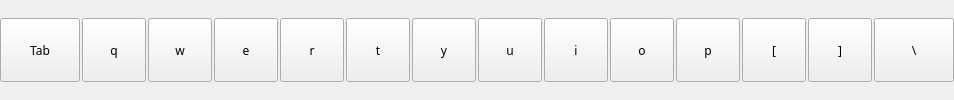
                    <widget class="QWidget" name="row1_2" native="true">
                     <property name="sizePolicy">
                      <sizepolicy hsizetype="Minimum" vsizetype="Minimum">
                       <horstretch>0</horstretch>
                       <verstretch>0</verstretch>
                      </sizepolicy>
                     </property>
                     <property name="minimumSize">
                      <size>
                       <width>0</width>
                       <height>0</height>
                      </size>
                     </property>
                     <layout class="QHBoxLayout" name="horizontalLayout_16">
                      <property name="spacing">
                       <number>2</number>
                      </property>
                      <property name="leftMargin">
                       <number>0</number>
                      </property>
                      <property name="topMargin">
                       <number>0</number>
                      </property>
                      <property name="rightMargin">
                       <number>0</number>
                      </property>
                      <property name="bottomMargin">
                       <number>0</number>
                      </property>
                      <item>
                       <widget class="QPushButton" name="pushButton_16">
                        <property name="sizePolicy">
                         <sizepolicy hsizetype="Minimum" vsizetype="Minimum">
                          <horstretch>0</horstretch>
                          <verstretch>0</verstretch>
                         </sizepolicy>
                        </property>
                        <property name="minimumSize">
                         <size>
                          <width>64</width>
                          <height>64</height>
                         </size>
                        </property>
                        <property name="maximumSize">
                         <size>
                          <width>96</width>
                          <height>64</height>
                         </size>
                        </property>
                        <property name="font">
                         <font>
                          <family>TF2 Build</family>
                          <weight>50</weight>
                          <italic>false</italic>
                          <bold>false</bold>
                          <stylestrategy>PreferDefault</stylestrategy>
                         </font>
                        </property>
                        <property name="cursor">
                         <cursorShape>PointingHandCursor</cursorShape>
                        </property>
                        <property name="text">
                         <string>Tab</string>
                        </property>
                        <property name="autoRepeat">
                         <bool>false</bool>
                        </property>
                       </widget>
                      </item>
                      <item>
                       <widget class="QPushButton" name="pushButton_116">
                        <property name="sizePolicy">
                         <sizepolicy hsizetype="Minimum" vsizetype="Minimum">
                          <horstretch>0</horstretch>
                          <verstretch>0</verstretch>
                         </sizepolicy>
                        </property>
                        <property name="minimumSize">
                         <size>
                          <width>64</width>
                          <height>64</height>
                         </size>
                        </property>
                        <property name="maximumSize">
                         <size>
                          <width>64</width>
                          <height>64</height>
                         </size>
                        </property>
                        <property name="font">
                         <font>
                          <family>TF2 Build</family>
                          <weight>50</weight>
                          <italic>false</italic>
                          <bold>false</bold>
                          <stylestrategy>PreferDefault</stylestrategy>
                         </font>
                        </property>
                        <property name="cursor">
                         <cursorShape>PointingHandCursor</cursorShape>
                        </property>
                        <property name="text">
                         <string>q</string>
                        </property>
                        <property name="autoRepeat">
                         <bool>false</bool>
                        </property>
                        <property name="autoDefault">
                         <bool>false</bool>
                        </property>
                        <property name="default">
                         <bool>false</bool>
                        </property>
                        <property name="flat">
                         <bool>false</bool>
                        </property>
                       </widget>
                      </item>
                      <item>
                       <widget class="QPushButton" name="pushButton_31">
                        <property name="sizePolicy">
                         <sizepolicy hsizetype="Minimum" vsizetype="Minimum">
                          <horstretch>0</horstretch>
                          <verstretch>0</verstretch>
                         </sizepolicy>
                        </property>
                        <property name="minimumSize">
                         <size>
                          <width>64</width>
                          <height>64</height>
                         </size>
                        </property>
                        <property name="maximumSize">
                         <size>
                          <width>64</width>
                          <height>64</height>
                         </size>
                        </property>
                        <property name="font">
                         <font>
                          <family>TF2 Build</family>
                          <weight>50</weight>
                          <italic>false</italic>
                          <bold>false</bold>
                          <stylestrategy>PreferDefault</stylestrategy>
                         </font>
                        </property>
                        <property name="cursor">
                         <cursorShape>PointingHandCursor</cursorShape>
                        </property>
                        <property name="text">
                         <string>w</string>
                        </property>
                        <property name="autoRepeat">
                         <bool>false</bool>
                        </property>
                        <property name="autoDefault">
                         <bool>false</bool>
                        </property>
                        <property name="default">
                         <bool>false</bool>
                        </property>
                        <property name="flat">
                         <bool>false</bool>
                        </property>
                       </widget>
                      </item>
                      <item>
                       <widget class="QPushButton" name="pushButton_24">
                        <property name="sizePolicy">
                         <sizepolicy hsizetype="Minimum" vsizetype="Minimum">
                          <horstretch>0</horstretch>
                          <verstretch>0</verstretch>
                         </sizepolicy>
                        </property>
                        <property name="minimumSize">
                         <size>
                          <width>64</width>
                          <height>64</height>
                         </size>
                        </property>
                        <property name="maximumSize">
                         <size>
                          <width>64</width>
                          <height>64</height>
                         </size>
                        </property>
                        <property name="font">
                         <font>
                          <family>TF2 Build</family>
                          <weight>50</weight>
                          <italic>false</italic>
                          <bold>false</bold>
                          <stylestrategy>PreferDefault</stylestrategy>
                         </font>
                        </property>
                        <property name="cursor">
                         <cursorShape>PointingHandCursor</cursorShape>
                        </property>
                        <property name="text">
                         <string>e</string>
                        </property>
                        <property name="autoRepeat">
                         <bool>false</bool>
                        </property>
                       </widget>
                      </item>
                      <item>
                       <widget class="QPushButton" name="pushButton_25">
                        <property name="sizePolicy">
                         <sizepolicy hsizetype="Minimum" vsizetype="Minimum">
                          <horstretch>0</horstretch>
                          <verstretch>0</verstretch>
                         </sizepolicy>
                        </property>
                        <property name="minimumSize">
                         <size>
                          <width>64</width>
                          <height>64</height>
                         </size>
                        </property>
                        <property name="maximumSize">
                         <size>
                          <width>64</width>
                          <height>64</height>
                         </size>
                        </property>
                        <property name="font">
                         <font>
                          <family>TF2 Build</family>
                          <weight>50</weight>
                          <italic>false</italic>
                          <bold>false</bold>
                          <stylestrategy>PreferDefault</stylestrategy>
                         </font>
                        </property>
                        <property name="cursor">
                         <cursorShape>PointingHandCursor</cursorShape>
                        </property>
                        <property name="text">
                         <string>r</string>
                        </property>
                        <property name="autoRepeat">
                         <bool>false</bool>
                        </property>
                        <property name="autoDefault">
                         <bool>false</bool>
                        </property>
                        <property name="default">
                         <bool>false</bool>
                        </property>
                        <property name="flat">
                         <bool>false</bool>
                        </property>
                       </widget>
                      </item>
                      <item>
                       <widget class="QPushButton" name="pushButton_17">
                        <property name="sizePolicy">
                         <sizepolicy hsizetype="Minimum" vsizetype="Minimum">
                          <horstretch>0</horstretch>
                          <verstretch>0</verstretch>
                         </sizepolicy>
                        </property>
                        <property name="minimumSize">
                         <size>
                          <width>64</width>
                          <height>64</height>
                         </size>
                        </property>
                        <property name="maximumSize">
                         <size>
                          <width>64</width>
                          <height>64</height>
                         </size>
                        </property>
                        <property name="font">
                         <font>
                          <family>TF2 Build</family>
                          <weight>50</weight>
                          <italic>false</italic>
                          <bold>false</bold>
                          <stylestrategy>PreferDefault</stylestrategy>
                         </font>
                        </property>
                        <property name="cursor">
                         <cursorShape>PointingHandCursor</cursorShape>
                        </property>
                        <property name="text">
                         <string>t</string>
                        </property>
                        <property name="autoRepeat">
                         <bool>false</bool>
                        </property>
                        <property name="autoDefault">
                         <bool>false</bool>
                        </property>
                        <property name="default">
                         <bool>false</bool>
                        </property>
                        <property name="flat">
                         <bool>false</bool>
                        </property>
                       </widget>
                      </item>
                      <item>
                       <widget class="QPushButton" name="pushButton_117">
                        <property name="sizePolicy">
                         <sizepolicy hsizetype="Minimum" vsizetype="Minimum">
                          <horstretch>0</horstretch>
                          <verstretch>0</verstretch>
                         </sizepolicy>
                        </property>
                        <property name="minimumSize">
                         <size>
                          <width>64</width>
                          <height>64</height>
                         </size>
                        </property>
                        <property name="maximumSize">
                         <size>
                          <width>64</width>
                          <height>64</height>
                         </size>
                        </property>
                        <property name="font">
                         <font>
                          <family>TF2 Build</family>
                          <weight>50</weight>
                          <italic>false</italic>
                          <bold>false</bold>
                          <stylestrategy>PreferDefault</stylestrategy>
                         </font>
                        </property>
                        <property name="cursor">
                         <cursorShape>PointingHandCursor</cursorShape>
                        </property>
                        <property name="text">
                         <string>y</string>
                        </property>
                        <property name="autoRepeat">
                         <bool>false</bool>
                        </property>
                        <property name="autoDefault">
                         <bool>false</bool>
                        </property>
                        <property name="default">
                         <bool>false</bool>
                        </property>
                        <property name="flat">
                         <bool>false</bool>
                        </property>
                       </widget>
                      </item>
                      <item>
                       <widget class="QPushButton" name="pushButton_118">
                        <property name="sizePolicy">
                         <sizepolicy hsizetype="Minimum" vsizetype="Minimum">
                          <horstretch>0</horstretch>
                          <verstretch>0</verstretch>
                         </sizepolicy>
                        </property>
                        <property name="minimumSize">
                         <size>
                          <width>64</width>
                          <height>64</height>
                         </size>
                        </property>
                        <property name="maximumSize">
                         <size>
                          <width>64</width>
                          <height>64</height>
                         </size>
                        </property>
                        <property name="font">
                         <font>
                          <family>TF2 Build</family>
                          <weight>50</weight>
                          <italic>false</italic>
                          <bold>false</bold>
                          <stylestrategy>PreferDefault</stylestrategy>
                         </font>
                        </property>
                        <property name="cursor">
                         <cursorShape>PointingHandCursor</cursorShape>
                        </property>
                        <property name="text">
                         <string>u</string>
                        </property>
                        <property name="autoRepeat">
                         <bool>false</bool>
                        </property>
                        <property name="autoDefault">
                         <bool>false</bool>
                        </property>
                        <property name="default">
                         <bool>false</bool>
                        </property>
                        <property name="flat">
                         <bool>false</bool>
                        </property>
                       </widget>
                      </item>
                      <item>
                       <widget class="QPushButton" name="pushButton_119">
                        <property name="sizePolicy">
                         <sizepolicy hsizetype="Minimum" vsizetype="Minimum">
                          <horstretch>0</horstretch>
                          <verstretch>0</verstretch>
                         </sizepolicy>
                        </property>
                        <property name="minimumSize">
                         <size>
                          <width>64</width>
                          <height>64</height>
                         </size>
                        </property>
                        <property name="maximumSize">
                         <size>
                          <width>64</width>
                          <height>64</height>
                         </size>
                        </property>
                        <property name="font">
                         <font>
                          <family>TF2 Build</family>
                          <weight>50</weight>
                          <italic>false</italic>
                          <bold>false</bold>
                          <stylestrategy>PreferDefault</stylestrategy>
                         </font>
                        </property>
                        <property name="cursor">
                         <cursorShape>PointingHandCursor</cursorShape>
                        </property>
                        <property name="text">
                         <string>i</string>
                        </property>
                        <property name="autoRepeat">
                         <bool>false</bool>
                        </property>
                        <property name="autoDefault">
                         <bool>false</bool>
                        </property>
                        <property name="default">
                         <bool>false</bool>
                        </property>
                        <property name="flat">
                         <bool>false</bool>
                        </property>
                       </widget>
                      </item>
                      <item>
                       <widget class="QPushButton" name="pushButton_120">
                        <property name="sizePolicy">
                         <sizepolicy hsizetype="Minimum" vsizetype="Minimum">
                          <horstretch>0</horstretch>
                          <verstretch>0</verstretch>
                         </sizepolicy>
                        </property>
                        <property name="minimumSize">
                         <size>
                          <width>64</width>
                          <height>64</height>
                         </size>
                        </property>
                        <property name="maximumSize">
                         <size>
                          <width>64</width>
                          <height>64</height>
                         </size>
                        </property>
                        <property name="font">
                         <font>
                          <family>TF2 Build</family>
                          <weight>50</weight>
                          <italic>false</italic>
                          <bold>false</bold>
                          <stylestrategy>PreferDefault</stylestrategy>
                         </font>
                        </property>
                        <property name="cursor">
                         <cursorShape>PointingHandCursor</cursorShape>
                        </property>
                        <property name="text">
                         <string>o</string>
                        </property>
                        <property name="autoRepeat">
                         <bool>false</bool>
                        </property>
                        <property name="autoDefault">
                         <bool>false</bool>
                        </property>
                        <property name="default">
                         <bool>false</bool>
                        </property>
                        <property name="flat">
                         <bool>false</bool>
                        </property>
                       </widget>
                      </item>
                      <item>
                       <widget class="QPushButton" name="pushButton_121">
                        <property name="sizePolicy">
                         <sizepolicy hsizetype="Minimum" vsizetype="Minimum">
                          <horstretch>0</horstretch>
                          <verstretch>0</verstretch>
                         </sizepolicy>
                        </property>
                        <property name="minimumSize">
                         <size>
                          <width>64</width>
                          <height>64</height>
                         </size>
                        </property>
                        <property name="maximumSize">
                         <size>
                          <width>64</width>
                          <height>64</height>
                         </size>
                        </property>
                        <property name="font">
                         <font>
                          <family>TF2 Build</family>
                          <weight>50</weight>
                          <italic>false</italic>
                          <bold>false</bold>
                          <stylestrategy>PreferDefault</stylestrategy>
                         </font>
                        </property>
                        <property name="cursor">
                         <cursorShape>PointingHandCursor</cursorShape>
                        </property>
                        <property name="text">
                         <string>p</string>
                        </property>
                        <property name="autoRepeat">
                         <bool>false</bool>
                        </property>
                        <property name="autoDefault">
                         <bool>false</bool>
                        </property>
                        <property name="default">
                         <bool>false</bool>
                        </property>
                        <property name="flat">
                         <bool>false</bool>
                        </property>
                       </widget>
                      </item>
                      <item>
                       <widget class="QPushButton" name="pushButton_122">
                        <property name="sizePolicy">
                         <sizepolicy hsizetype="Minimum" vsizetype="Minimum">
                          <horstretch>0</horstretch>
                          <verstretch>0</verstretch>
                         </sizepolicy>
                        </property>
                        <property name="minimumSize">
                         <size>
                          <width>64</width>
                          <height>64</height>
                         </size>
                        </property>
                        <property name="maximumSize">
                         <size>
                          <width>64</width>
                          <height>64</height>
                         </size>
                        </property>
                        <property name="font">
                         <font>
                          <family>TF2 Build</family>
                          <weight>50</weight>
                          <italic>false</italic>
                          <bold>false</bold>
                          <stylestrategy>PreferDefault</stylestrategy>
                         </font>
                        </property>
                        <property name="cursor">
                         <cursorShape>PointingHandCursor</cursorShape>
                        </property>
                        <property name="text">
                         <string>[</string>
                        </property>
                        <property name="autoRepeat">
                         <bool>false</bool>
                        </property>
                        <property name="autoDefault">
                         <bool>false</bool>
                        </property>
                        <property name="default">
                         <bool>false</bool>
                        </property>
                        <property name="flat">
                         <bool>false</bool>
                        </property>
                       </widget>
                      </item>
                      <item>
                       <widget class="QPushButton" name="pushButton_123">
                        <property name="sizePolicy">
                         <sizepolicy hsizetype="Minimum" vsizetype="Minimum">
                          <horstretch>0</horstretch>
                          <verstretch>0</verstretch>
                         </sizepolicy>
                        </property>
                        <property name="minimumSize">
                         <size>
                          <width>64</width>
                          <height>64</height>
                         </size>
                        </property>
                        <property name="maximumSize">
                         <size>
                          <width>64</width>
                          <height>64</height>
                         </size>
                        </property>
                        <property name="font">
                         <font>
                          <family>TF2 Build</family>
                          <weight>50</weight>
                          <italic>false</italic>
                          <bold>false</bold>
                          <stylestrategy>PreferDefault</stylestrategy>
                         </font>
                        </property>
                        <property name="cursor">
                         <cursorShape>PointingHandCursor</cursorShape>
                        </property>
                        <property name="text">
                         <string>]</string>
                        </property>
                        <property name="autoRepeat">
                         <bool>false</bool>
                        </property>
                        <property name="autoDefault">
                         <bool>false</bool>
                        </property>
                        <property name="default">
                         <bool>false</bool>
                        </property>
                        <property name="flat">
                         <bool>false</bool>
                        </property>
                       </widget>
                      </item>
                      <item>
                       <widget class="QPushButton" name="pushButton_124">
                        <property name="sizePolicy">
                         <sizepolicy hsizetype="Minimum" vsizetype="Minimum">
                          <horstretch>0</horstretch>
                          <verstretch>0</verstretch>
                         </sizepolicy>
                        </property>
                        <property name="minimumSize">
                         <size>
                          <width>64</width>
                          <height>64</height>
                         </size>
                        </property>
                        <property name="maximumSize">
                         <size>
                          <width>96</width>
                          <height>64</height>
                         </size>
                        </property>
                        <property name="font">
                         <font>
                          <family>TF2 Build</family>
                          <weight>50</weight>
                          <italic>false</italic>
                          <bold>false</bold>
                          <stylestrategy>PreferDefault</stylestrategy>
                         </font>
                        </property>
                        <property name="cursor">
                         <cursorShape>PointingHandCursor</cursorShape>
                        </property>
                        <property name="text">
                         <string>\</string>
                        </property>
                        <property name="autoRepeat">
                         <bool>false</bool>
                        </property>
                        <property name="autoDefault">
                         <bool>false</bool>
                        </property>
                        <property name="default">
                         <bool>false</bool>
                        </property>
                        <property name="flat">
                         <bool>false</bool>
                        </property>
                       </widget>
                      </item>
                     </layout>
                    </widget>
